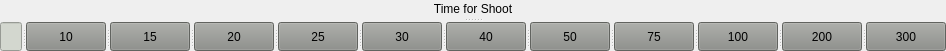
   <widget class="QSplitter" name="splitter_6">
    <property name="geometry">
     <rect>
      <x>20</x>
      <y>90</y>
      <width>381</width>
      <height>51</height>
     </rect>
    </property>
    <property name="orientation">
     <enum>Qt::Vertical</enum>
    </property>
    <widget class="QLabel" name="label_2">
     <property name="layoutDirection">
      <enum>Qt::LeftToRight</enum>
     </property>
     <property name="styleSheet">
      <string notr="true">color:black;</string>
     </property>
     <property name="text">
      <string>Time for Shoot</string>
     </property>
     <property name="alignment">
      <set>Qt::AlignCenter</set>
     </property>
    </widget>
    <widget class="QSplitter" name="splitter_5">
     <property name="orientation">
      <enum>Qt::Horizontal</enum>
     </property>
     <widget class="QLineEdit" name="time_edit">
      <property name="styleSheet">
       <string notr="true">background-color:rgb(211, 215, 207);</string>
      </property>
     </widget>
     <widget class="QPushButton" name="p10">
      <property name="styleSheet">
       <string notr="true">QPushButton{
background-color:rgb(136, 138, 133);
color:black;
}</string>
      </property>
      <property name="text">
       <string>10</string>
      </property>
      <property name="checkable">
       <bool>true</bool>
      </property>
     </widget>
     <widget class="QPushButton" name="p15">
      <property name="styleSheet">
       <string notr="true">QPushButton{
background-color:rgb(136, 138, 133);
color:black;
}</string>
      </property>
      <property name="text">
       <string>15</string>
      </property>
     </widget>
     <widget class="QPushButton" name="p20">
      <property name="styleSheet">
       <string notr="true">QPushButton{
background-color:rgb(136, 138, 133);
color:black;
}</string>
      </property>
      <property name="text">
       <string>20</string>
      </property>
     </widget>
     <widget class="QPushButton" name="p25">
      <property name="styleSheet">
       <string notr="true">QPushButton{
background-color:rgb(136, 138, 133);
color:black;
}</string>
      </property>
      <property name="text">
       <string>25</string>
      </property>
     </widget>
     <widget class="QPushButton" name="p30">
      <property name="styleSheet">
       <string notr="true">QPushButton{
background-color:rgb(136, 138, 133);
color:black;
}</string>
      </property>
      <property name="text">
       <string>30</string>
      </property>
     </widget>
     <widget class="QPushButton" name="p40">
      <property name="styleSheet">
       <string notr="true">QPushButton{
background-color:rgb(136, 138, 133);
color:black;
}</string>
      </property>
      <property name="text">
       <string>40</string>
      </property>
     </widget>
     <widget class="QPushButton" name="p50">
      <property name="styleSheet">
       <string notr="true">QPushButton{
background-color:rgb(136, 138, 133);
color:black;
}</string>
      </property>
      <property name="text">
       <string>50</string>
      </property>
     </widget>
     <widget class="QPushButton" name="p75">
      <property name="styleSheet">
       <string notr="true">QPushButton{
background-color:rgb(136, 138, 133);
color:black;
}</string>
      </property>
      <property name="text">
       <string>75</string>
      </property>
     </widget>
     <widget class="QPushButton" name="p100">
      <property name="styleSheet">
       <string notr="true">QPushButton{
background-color:rgb(136, 138, 133);
color:black;
}</string>
      </property>
      <property name="text">
       <string>100</string>
      </property>
      <property name="checkable">
       <bool>true</bool>
      </property>
     </widget>
     <widget class="QPushButton" name="p200">
      <property name="styleSheet">
       <string notr="true">QPushButton{
background-color:rgb(136, 138, 133);
color:black;
}</string>
      </property>
      <property name="text">
       <string>200</string>
      </property>
     </widget>
     <widget class="QPushButton" name="p300">
      <property name="styleSheet">
       <string notr="true">QPushButton{
background-color:rgb(136, 138, 133);
color:black;
}</string>
      </property>
      <property name="text">
       <string>300</string>
      </property>
     </widget>
    </widget>
   </widget>
